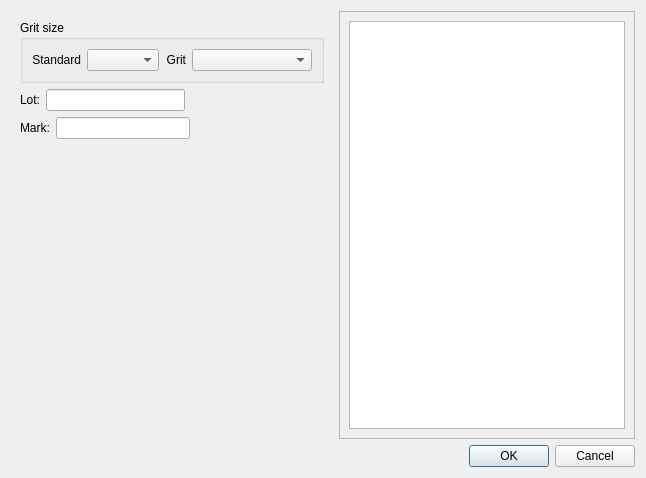
<?xml version="1.0" encoding="UTF-8"?>
<ui version="4.0">
 <class>EditDataDialog</class>
 <widget class="QDialog" name="EditDataDialog">
  <property name="geometry">
   <rect>
    <x>0</x>
    <y>0</y>
    <width>646</width>
    <height>478</height>
   </rect>
  </property>
  <property name="windowTitle">
   <string>Dialog</string>
  </property>
  <layout class="QVBoxLayout" name="verticalLayout_3">
   <item>
    <layout class="QHBoxLayout" name="horizontalLayout_6">
     <item>
      <widget class="QFrame" name="frame">
       <layout class="QVBoxLayout" name="verticalLayout">
        <item>
         <widget class="QGroupBox" name="giftGroupBox">
          <property name="title">
           <string>Grit size</string>
          </property>
          <property name="flat">
           <bool>false</bool>
          </property>
          <property name="checkable">
           <bool>false</bool>
          </property>
          <layout class="QHBoxLayout" name="horizontalLayout">
           <item>
            <widget class="QLabel" name="label_7">
             <property name="text">
              <string>Standard</string>
             </property>
             <property name="alignment">
              <set>Qt::AlignRight|Qt::AlignTrailing|Qt::AlignVCenter</set>
             </property>
            </widget>
           </item>
           <item>
            <widget class="QComboBox" name="standardCombo">
             <property name="toolTip">
              <string>&lt;html&gt;&lt;head/&gt;&lt;body&gt;&lt;p&gt;Select mesh&lt;/p&gt;&lt;/body&gt;&lt;/html&gt;</string>
             </property>
            </widget>
           </item>
           <item>
            <widget class="QLabel" name="label_8">
             <property name="text">
              <string>Grit</string>
             </property>
             <property name="alignment">
              <set>Qt::AlignRight|Qt::AlignTrailing|Qt::AlignVCenter</set>
             </property>
            </widget>
           </item>
           <item>
            <widget class="QComboBox" name="gritCombo">
             <property name="sizePolicy">
              <sizepolicy hsizetype="Expanding" vsizetype="Fixed">
               <horstretch>0</horstretch>
               <verstretch>0</verstretch>
              </sizepolicy>
             </property>
             <property name="minimumSize">
              <size>
               <width>120</width>
               <height>0</height>
              </size>
             </property>
             <property name="toolTip">
              <string>&lt;html&gt;&lt;head/&gt;&lt;body&gt;&lt;p&gt;Select gift size from russian &lt;/p&gt;&lt;p&gt;state standard&lt;/p&gt;&lt;/body&gt;&lt;/html&gt;</string>
             </property>
            </widget>
           </item>
          </layout>
         </widget>
        </item>
        <item>
         <layout class="QHBoxLayout" name="horizontalLayout_5">
          <item>
           <widget class="QLabel" name="label">
            <property name="text">
             <string>Lot:</string>
            </property>
           </widget>
          </item>
          <item>
           <widget class="QLineEdit" name="lotEdit">
            <property name="toolTip">
             <string>&lt;html&gt;&lt;head/&gt;&lt;body&gt;&lt;p&gt;Set lot&lt;/p&gt;&lt;/body&gt;&lt;/html&gt;</string>
            </property>
           </widget>
          </item>
          <item>
           <spacer name="horizontalSpacer">
            <property name="orientation">
             <enum>Qt::Horizontal</enum>
            </property>
            <property name="sizeHint" stdset="0">
             <size>
              <width>40</width>
              <height>20</height>
             </size>
            </property>
           </spacer>
          </item>
         </layout>
        </item>
        <item>
         <layout class="QHBoxLayout" name="horizontalLayout_4">
          <item>
           <widget class="QLabel" name="label_3">
            <property name="text">
             <string>Mark:</string>
            </property>
           </widget>
          </item>
          <item>
           <widget class="QLineEdit" name="markEdit">
            <property name="enabled">
             <bool>true</bool>
            </property>
           </widget>
          </item>
          <item>
           <spacer name="horizontalSpacer_2">
            <property name="orientation">
             <enum>Qt::Horizontal</enum>
            </property>
            <property name="sizeHint" stdset="0">
             <size>
              <width>40</width>
              <height>20</height>
             </size>
            </property>
           </spacer>
          </item>
         </layout>
        </item>
        <item>
         <spacer name="verticalSpacer">
          <property name="orientation">
           <enum>Qt::Vertical</enum>
          </property>
          <property name="sizeHint" stdset="0">
           <size>
            <width>20</width>
            <height>40</height>
           </size>
          </property>
         </spacer>
        </item>
       </layout>
      </widget>
     </item>
     <item>
      <widget class="QFrame" name="frame_2">
       <property name="frameShape">
        <enum>QFrame::StyledPanel</enum>
       </property>
       <property name="frameShadow">
        <enum>QFrame::Plain</enum>
       </property>
       <layout class="QVBoxLayout" name="verticalLayout_2">
        <item>
         <widget class="QTableView" name="tableView"/>
        </item>
       </layout>
      </widget>
     </item>
    </layout>
   </item>
   <item>
    <layout class="QHBoxLayout" name="horizontalLayout_3">
     <item>
      <spacer name="horizontalSpacer_3">
       <property name="orientation">
        <enum>Qt::Horizontal</enum>
       </property>
       <property name="sizeHint" stdset="0">
        <size>
         <width>40</width>
         <height>20</height>
        </size>
       </property>
      </spacer>
     </item>
     <item>
      <widget class="QDialogButtonBox" name="buttonBox">
       <property name="standardButtons">
        <set>QDialogButtonBox::Cancel|QDialogButtonBox::Ok</set>
       </property>
      </widget>
     </item>
    </layout>
   </item>
  </layout>
  <zorder>layoutWidget_2</zorder>
  <zorder>layoutWidget_3</zorder>
  <zorder>layoutWidget_4</zorder>
  <zorder>markEdit</zorder>
  <zorder>particlesSpin</zorder>
  <zorder>buttonBox</zorder>
  <zorder>lotEdit</zorder>
  <zorder>frame</zorder>
  <zorder>label_3</zorder>
  <zorder>frame_2</zorder>
  <zorder>horizontalSpacer_3</zorder>
 </widget>
 <resources/>
 <connections>
  <connection>
   <sender>standardCombo</sender>
   <signal>currentIndexChanged(int)</signal>
   <receiver>EditDataDialog</receiver>
   <slot>onStandardChanged(int)</slot>
   <hints>
    <hint type="sourcelabel">
     <x>132</x>
     <y>84</y>
    </hint>
    <hint type="destinationlabel">
     <x>1</x>
     <y>82</y>
    </hint>
   </hints>
  </connection>
  <connection>
   <sender>buttonBox</sender>
   <signal>accepted()</signal>
   <receiver>EditDataDialog</receiver>
   <slot>onAccepted()</slot>
   <hints>
    <hint type="sourcelabel">
     <x>416</x>
     <y>458</y>
    </hint>
    <hint type="destinationlabel">
     <x>357</x>
     <y>447</y>
    </hint>
   </hints>
  </connection>
  <connection>
   <sender>buttonBox</sender>
   <signal>rejected()</signal>
   <receiver>EditDataDialog</receiver>
   <slot>reject()</slot>
   <hints>
    <hint type="sourcelabel">
     <x>462</x>
     <y>460</y>
    </hint>
    <hint type="destinationlabel">
     <x>444</x>
     <y>443</y>
    </hint>
   </hints>
  </connection>
 </connections>
 <slots>
  <slot>onStandardChanged(int)</slot>
  <slot>onUserListIndexChaged(int)</slot>
  <slot>onManageUsers()</slot>
  <slot>onAccepted()</slot>
 </slots>
</ui>
